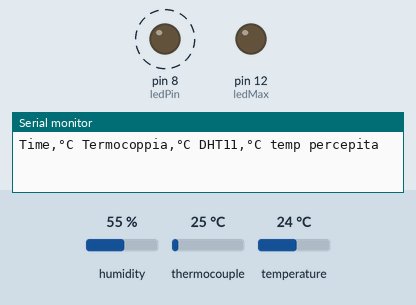
A sketch run on a simulated Arduino Uno, built with avr-gcc and run on an emulated ATmega328P. On the bench: output pins drawn as LEDs (lit = HIGH), the last lines printed to the serial monitor. Dashed ring = blinking. The inputs (shaded band) are chosen by the test bench; at power-on: thermocouple 25 °C, humidity 55 %, temperature 24 °C.

Above: at 1.7 s.
1.8 s: thermocouple set to 32 °C
9.2 s: thermocouple set to 36 °C
At 11.6 s:
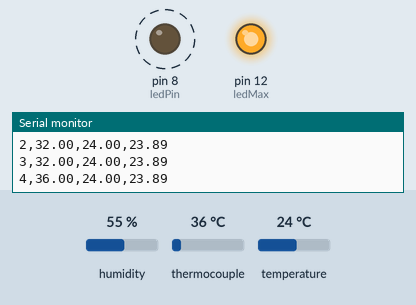
16.6 s: thermocouple set to 6 °C
At 20.6 s:
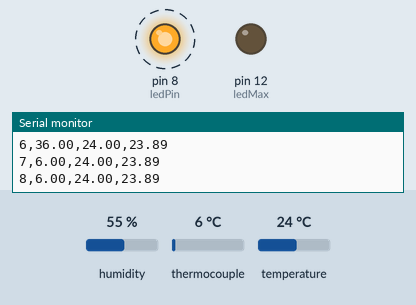
24.0 s: thermocouple set to 38 °C
At 28.1 s:
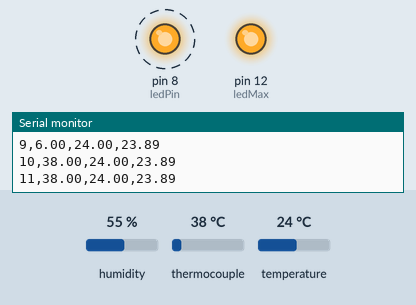
Timing chart, 0 to 32.3 s (numbered marks = the images above; inputs shaded):
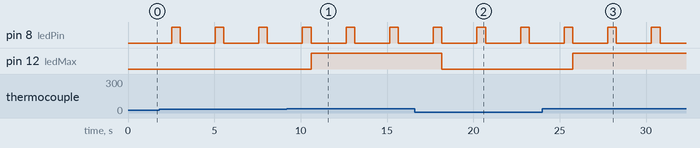

Measured:
- the behaviour switches between 35 and 36 °C on thermocouple (found by bisection; images 0 and 1)
- after the input at 9.2 s, pin 12 (ledMax): LOW → HIGH after 1.4 s
- after the input at 16.6 s, pin 12 (ledMax): HIGH → LOW after 1.6 s
- after the input at 24.0 s, pin 12 (ledMax): LOW → HIGH after 1.8 s
- by itself, pin 8 (ledPin): alternates HIGH for 0.50 s and LOW for 2.0 s

The sketch:

thermocouple_DHT11.ino
```cpp
// this example is public domain. enjoy!
// www.ladyada.net/learn/sensors/thermocouple

#include "DHT.h"
#define DHTPIN 2
#define DHTTYPE DHT11
DHT dht(DHTPIN, DHTTYPE);

#include "max6675.h"
unsigned long old_millis = 0;
unsigned long delta = 1000;
int minuti = 1;
int ledPin = 8;
int ledMax = 12;
int thermoDO = 4;
int thermoCS = 5;
int thermoCLK = 6;

MAX6675 thermocouple(thermoCLK, thermoCS, thermoDO);


void setup() {
  Serial.begin(9600);
  // use Arduino pins

  pinMode(ledPin, OUTPUT);
  pinMode(ledMax, OUTPUT);

  dht.begin();

  Serial.println("Time,°C Termocoppia,°C DHT11,°C temp percepita");

  // wait for MAX chip to stabilize
  delay(500);
}

void loop() {

  delay(2000);

    unsigned long now = millis();
  float T_thermo = thermocouple.readCelsius();

  if (now > old_millis + delta) {
    //Serial.print("Termocoppia: ");
    Serial.print(minuti);
    Serial.print(",");
    //Serial.print(" , ");
    Serial.print(T_thermo);
    Serial.print(",");
    //Serial.print(" °C ");
    float h = dht.readHumidity();
  float T_DHT11 = dht.readTemperature();
  float f = dht.readTemperature(true);
  float hif = dht.computeHeatIndex(f, h);
  float hic = dht.computeHeatIndex(T_DHT11, h, false);

  //Serial.print("DHT11: ");
  //Serial.print(F("Humidity: "));
  //Serial.print(h);
  //Serial.print(",");
  //Serial.print(F(" %  Temperature: "));
  Serial.print(T_DHT11);
  Serial.print(",");
  //Serial.print(F(" °C "));
  //Serial.print(F("  Heat index: "));
  Serial.println(hic);
  //Serial.println(F(" °C "));
    old_millis = now;
    minuti = minuti + 1;
    digitalWrite(ledPin, HIGH);
    delay(500);
    digitalWrite(ledPin, LOW);
  }

  if (T_thermo < 40 && T_thermo > 35) {
    digitalWrite(ledMax, HIGH);
  }
  if (T_thermo > 40 || T_thermo < 35) {
    digitalWrite(ledMax, LOW);
  }


  delay(1);
}
```
